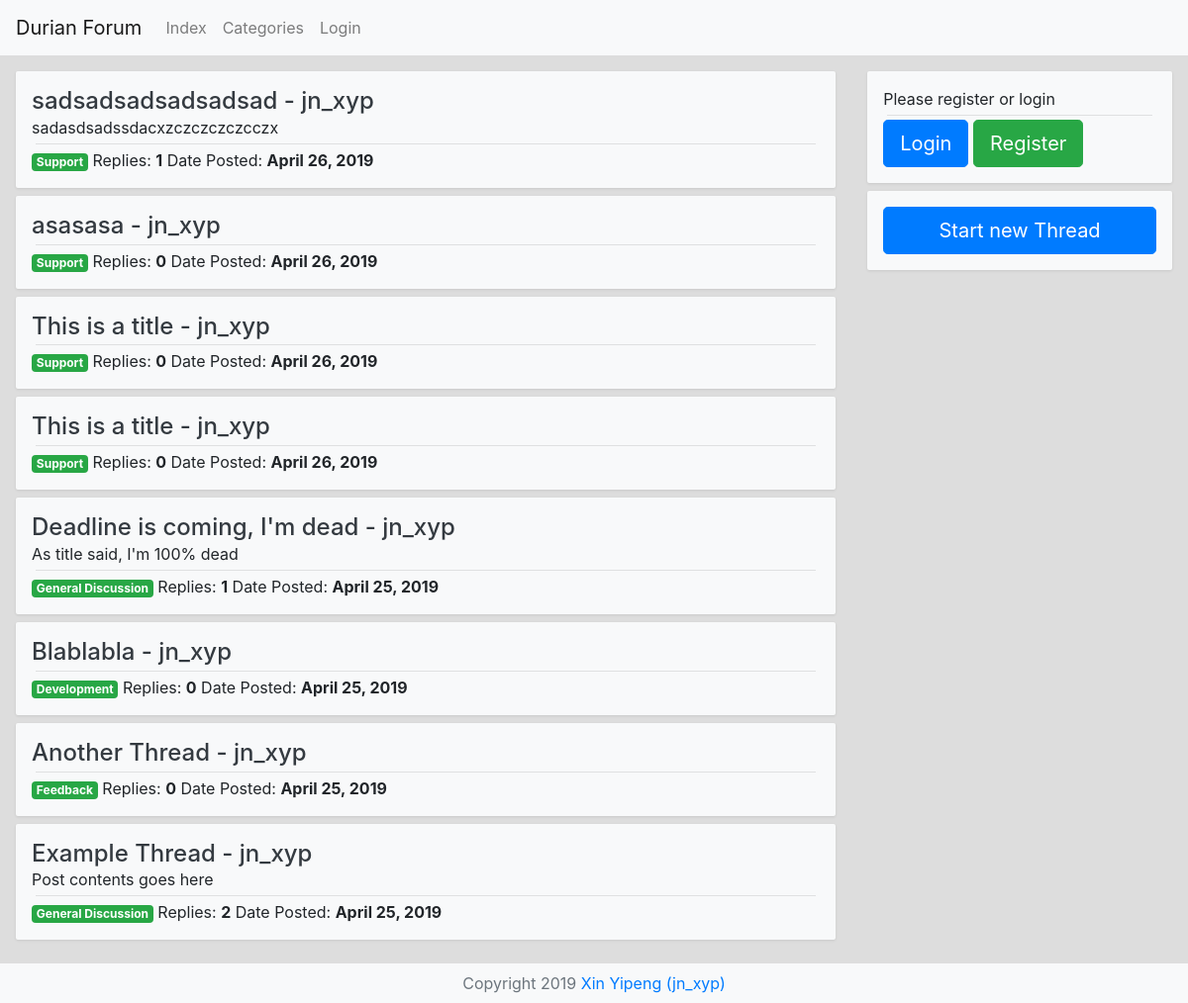
The app's page /e/xiny13/forum/, older data.
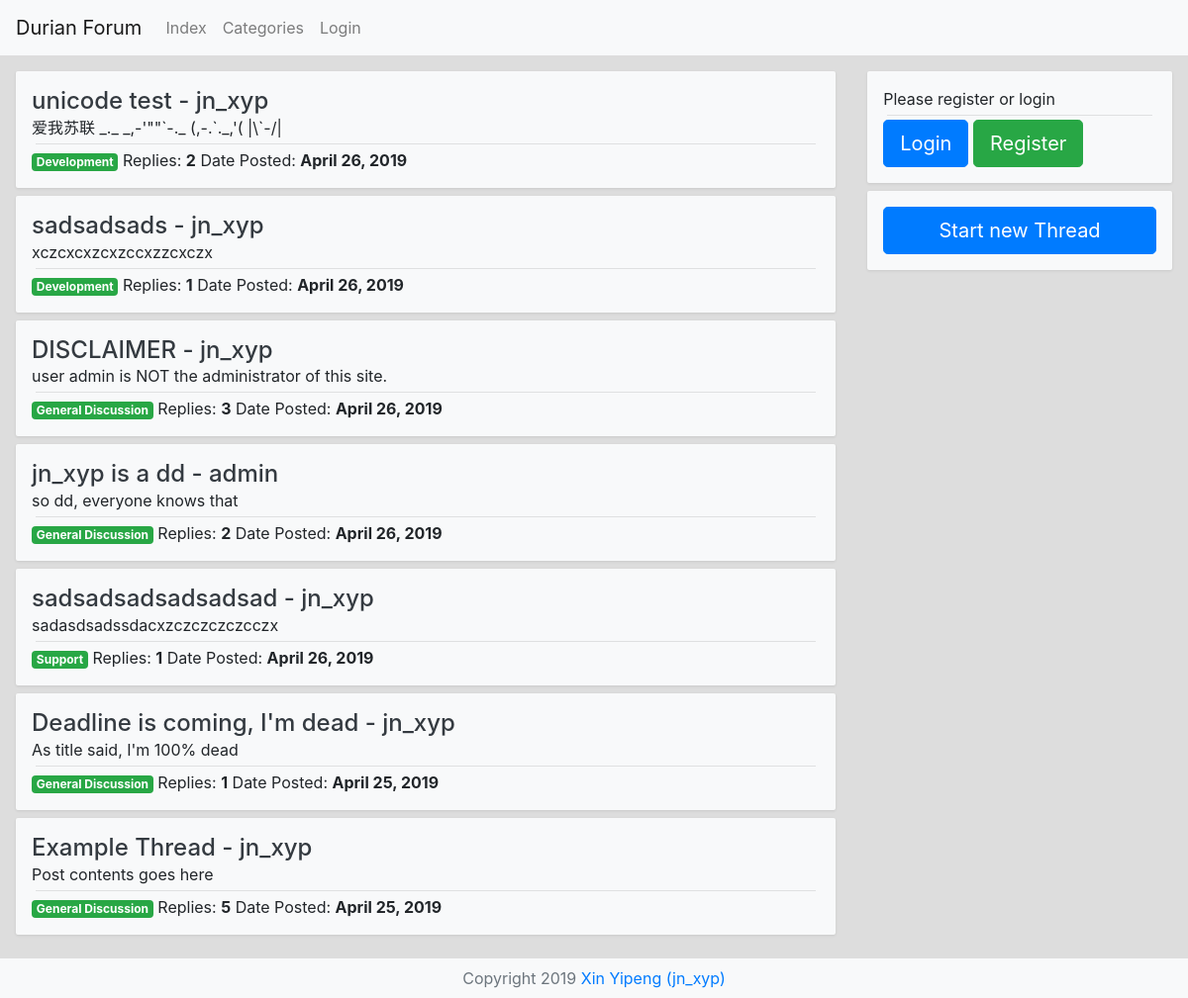
The same page, newer data.
### forum/models.py (models this page shows, shortened)
class Thread(models.Model):
    author = models.ForeignKey(to=ForumUser, on_delete=models.CASCADE, related_name='threads',
                               related_query_name='thread', null=True)
    title = models.CharField('Thread Title', max_length=100)
    pub_date = models.DateTimeField('Date Published')
    category = models.ForeignKey(to=Category, on_delete=models.CASCADE, related_name='threads',
                                 related_query_name='thread', null=True)

class ForumUser(models.Model):
    user = models.OneToOneField(to=User, on_delete=models.CASCADE, null=True,
                                related_name='forum_user', related_query_name='forum_user')
    nick_name = models.CharField(max_length=30)

class Post(models.Model):
    author = models.ForeignKey(to=ForumUser, on_delete=models.CASCADE, related_name='posts',
                               related_query_name='post', null=True)
    contents = models.TextField('Post Contents')
    pub_date = models.DateTimeField('Date Published')
    parent_thread = models.ForeignKey(to='Thread', on_delete=models.CASCADE, related_name='posts',
                                      related_query_name='post')
    reply_target = models.ForeignKey(to='self', on_delete=models.SET_NULL, null=True, blank=True,
                                     related_name='replies', related_query_name='reply')

class Category(models.Model):
    name = models.CharField('Tag Name', max_length=100)
    description = models.TextField('Tag Description', blank=True)

### forum/views.py (the view)
# urls.py: path('', views.IndexPageView.as_view(), name='index'),
class IndexPageView(ListView):
    template_name = 'forum/index.html'
    extra_context = {'auth_config': ForumConfig.__dict__,
                     'title': 'Index Page - %s' % ForumConfig.verbose_name}
    model = Thread
    paginate_by = 100
    def get_queryset(self):
        return Thread.objects.all()[::-1]

### forum/templates/forum/index.html
{% extends "forum/header_and_footer.html" %}
{% block content %}
    <div class="forum-bg" style="display: flex; flex-direction: row; flex-wrap: wrap-reverse">
        <div id="left" class="p-3" style="flex-grow: 5; max-width: 80%">
            {% for thread in object_list %}
                <div class="forum-card p-3 mb-2 bg-light">
                    <div>
                        <a href="{% url 'forum:thread' thread.id %}"
                           class="h4 text-dark">{{ thread.title }}
                            - {{ thread.author.user.username }}</a>
                    </div>
                    <div>{{ thread.posts.first.contents|slice:50 }}</div>
                    <hr class="m-1">
                    <span class="badge badge-success">{{ thread.category.name }}</span>
                    <span>Replies: <b>{{ thread.posts.all|length }}</b></span>
                    <span>Date Posted: <b>{{ thread.pub_date|date }}</b></span>
                </div>
            {% empty %}
                <p class="h3">No threads yet.</p>
            {% endfor %}
        </div>
        <div id="right" class="p-3" style="flex-grow: 1">
            <div id="user-info" class="forum-card p-3 mb-2 bg-light">
                {% if user.is_authenticated %}
                    {% if user.forum_user %}
                        <a href="{% url 'forum:user_info' user.id %}"
                           class="d-block"><span
                                class="h2 ">{{ user.forum_user.nick_name }}</span><span
                                class="float-right text-secondary">#{{ user.id }}</span></a>
                        <hr class="m-1">
                        <div style="display: flex; flex-direction: row" class="h5">
                            <div class="badge badge-success mr-2" style="flex-basis: 70px">
                                <span>Threads:</span>
                                <span>{{ user.forum_user.threads.all|length }}</span>
                            </div>
                            <div class="badge badge-success mr-2" style="flex-basis: 70px">
                                <span>Posts:</span>
                                <span>{{ user.forum_user.posts.all|length }}</span>
                            </div>
                        </div>
                    {% else %}
                        <div class="secondary-title">Please activate your forum account</div>
                        <hr class="m-1">
                        <a class="btn btn-danger btn-lg btn-block"
                           href="{% url 'forum:activate' %}?next={{ request.path }}"
                           role="button">Activate</a>
                    {% endif %}
                {% else %}
                    <div class="secondary-title">Please register or login</div>
                    <hr class="m-1">
                    <a class="btn btn-primary btn-lg"
                       href="{% url 'authorization:login' %}?next={{ request.path }}"
                       role="button">Login</a>
                    <a class="btn btn-success btn-lg"
                       href="{% url 'authorization:register' %}?next={{ request.path }}"
                       role="button">Register</a>
                {% endif %}
            </div>
            <div id="create-post" class="forum-card p-3 mb-2 bg-light">
                <a href="{% url 'forum:create_thread' %}?category_id=1"
                   class="btn btn-primary btn-lg btn-block">Start new Thread
                </a>
            </div>
        </div>
    </div>
{% endblock %}

Row changes from the older to the newer data that the page shows:
removed Thread: title "asasasa", author.user.username "jn_xyp", category.name "Support", posts.all|length "0", pub_date "April 26, 2019"
removed Thread: title "This is a title", author.user.username "jn_xyp", category.name "Support", posts.all|length "0", pub_date "April 26, 2019"
removed Thread: title "This is a title", author.user.username "jn_xyp", category.name "Support", posts.all|length "0", pub_date "April 26, 2019"
removed Thread: title "Blablabla", author.user.username "jn_xyp", category.name "Development", posts.all|length "0", pub_date "April 25, 2019"
removed Thread: title "Another Thread", author.user.username "jn_xyp", category.name "Feedback", posts.all|length "0", pub_date "April 25, 2019"
added Thread: title "unicode test", author.user.username "jn_xyp", posts.first.contents "爱我苏联 _._ _,-'\"\"`-._ (,-.`._,'( |\\`-/|", category.name "Development", posts.all|length "2", pub_date "April 26, 2019"
added Thread: title "sadsadsads", author.user.username "jn_xyp", posts.first.contents "xczcxcxzcxzccxzzcxczx", category.name "Development", posts.all|length "1", pub_date "April 26, 2019"
added Thread: title "DISCLAIMER", author.user.username "jn_xyp", posts.first.contents "user admin is NOT the administrator of this site.", category.name "General Discussion", posts.all|length "3", pub_date "April 26, 2019"
added Thread: title "jn_xyp is a dd", author.user.username "admin", posts.first.contents "so dd, everyone knows that", category.name "General Discussion", posts.all|length "2", pub_date "April 26, 2019"
computed for Thread "Example Thread": posts.all|length "2" → "5"
